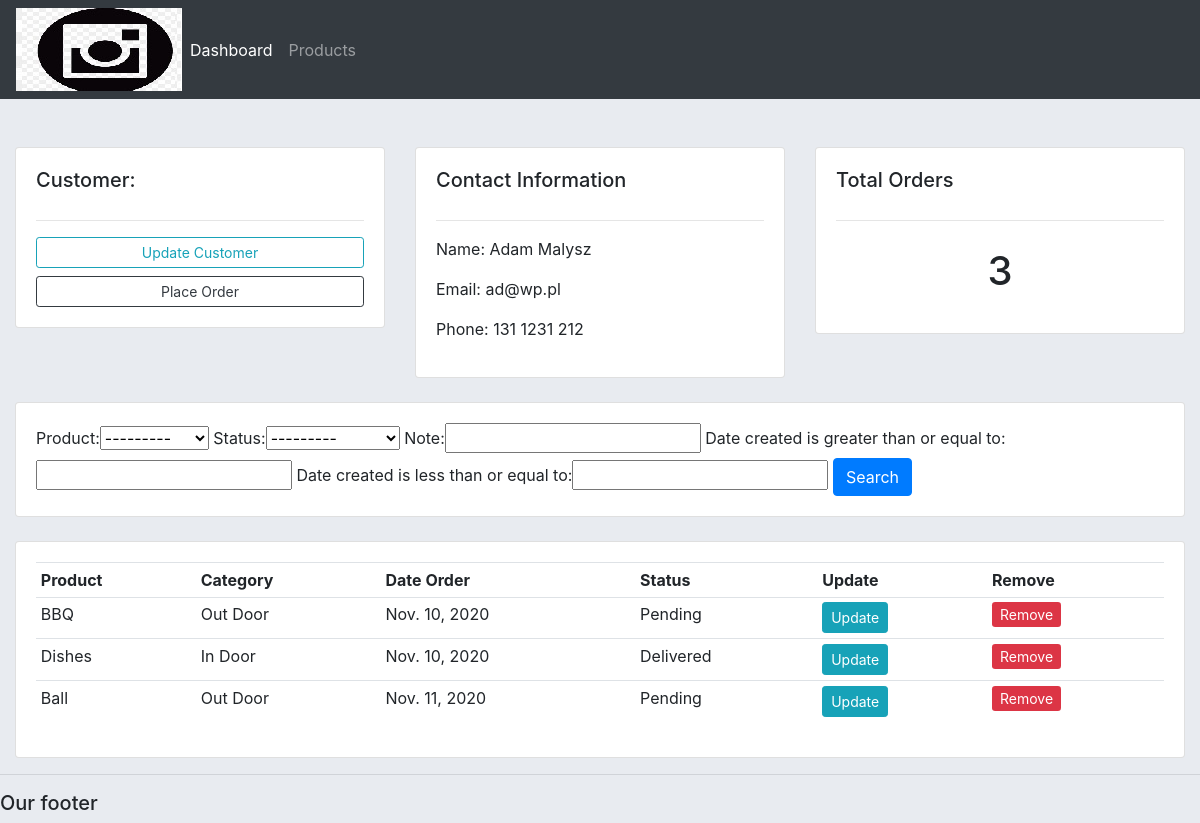
The app's page /customer/2/, older data.
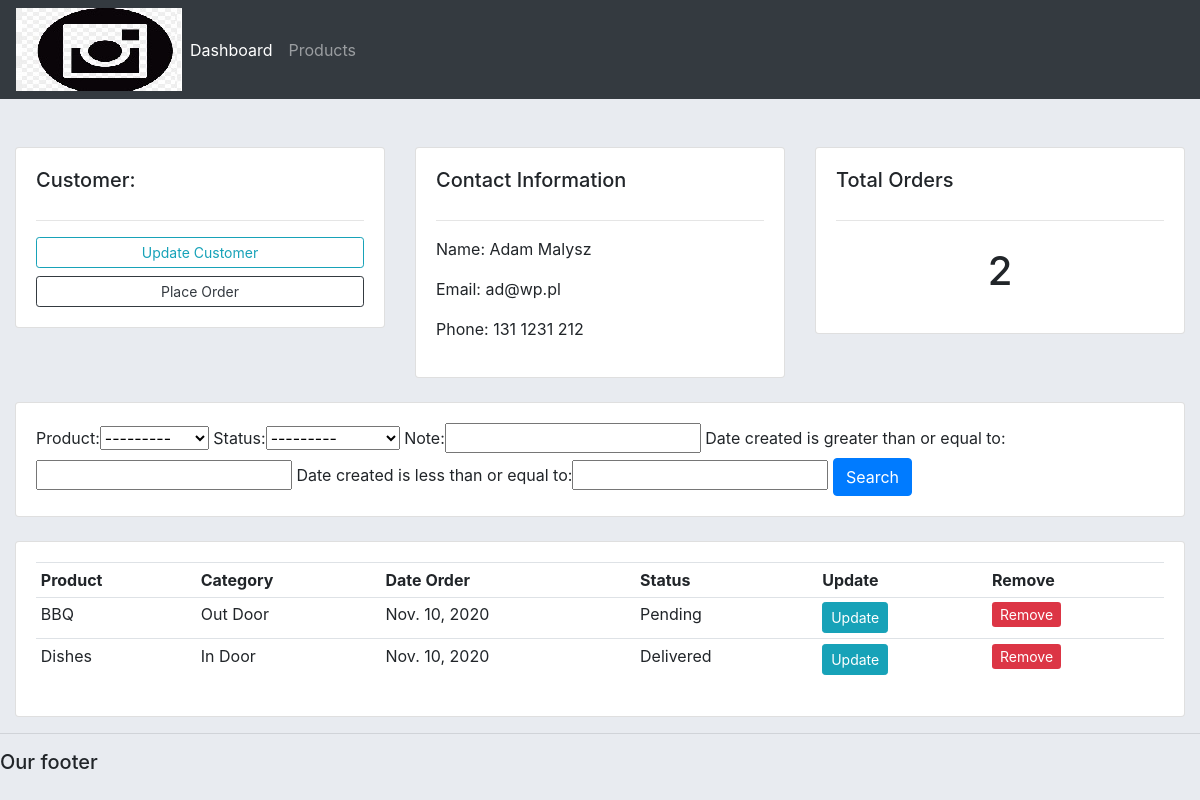
The same page, newer data.
### accounts/models.py (models this page shows, shortened)
class Order(models.Model):
    STATUS = (
        ('Pending', 'Pending'),
        ('Out of delivery', 'Out of delivery'),
        ('Delivered', 'Delivered')
    )
    customer = models.ForeignKey(
        Customer, null=True, on_delete=models.SET_NULL)
    product = models.ForeignKey(Product, null=True, on_delete=models.SET_NULL)
    date_created = models.DateField(auto_now_add=True, null=True)
    status = models.CharField(
        max_length=255, null=True, choices=STATUS)
    note = models.CharField(max_length=1000, null=True)

class Product(models.Model):
    CATEGORY = (
        ('In Door', 'In Door'),
        ('Out Door', 'Out Door')
    )
    name = models.CharField(max_length=255, null=True)
    price = models.FloatField(null=True)
    category = models.CharField(max_length=255, null=True, choices=CATEGORY)
    description = models.TextField(max_length=500, null=True)
    date_created = models.DateField(auto_now_add=True, null=True)
    tags = models.ManyToManyField(Tag)
    def __str__(self):
        return self.name

### accounts/views.py (the view)
# urls.py: path('customer/<str:pk_test>/', views.customer, name='customer'),
def customer(request, pk_test):
    customer = Customer.objects.get(id=pk_test)
    orders = customer.order_set.all()
    orders_count = orders.count()
    myFilter = OrderFilter(request.GET, queryset=orders)
    orders = myFilter.qs
    context = {
        'customer': customer,
        'orders': orders,
        'orders_count': orders_count,
        'myFilter': myFilter,
    }
    return render(request, 'accounts/customer.html', context)

### accounts/templates/accounts/customer.html
{% extends "accounts/main.html" %}
{% block content %}
<br>
<div class="row">
    <div class="col col-md">
        <div class="card card-body">
            <h5 class="card-title">Customer:</h5>
            <hr>
            <a href="" class="btn btn-outline-info btn-sm btn-block">Update Customer</a>
            <a href="{% url 'create_order' customer.id %}" class="btn btn-outline-dark btn-sm btn-block">Place
                Order</a>
        </div>
    </div>
    <div class="col col-md">
        <div class="card card-body">
            <h5 class="card-title">Contact Information</h5>
            <hr>
            <p>Name: {{ customer.name }}</p>
            <p>Email: {{ customer.email }}</p>
            <p>Phone: {{ customer.phone }}</p>
        </div>
    </div>
    <div class="col col-md">
        <div class="card card-body">
            <h5 class="card-title">Total Orders</h5>
            <hr>
            <h1 style="text-align: center; padding: 10px;"> {{ orders_count  }}</h1>
        </div>
    </div>
</div>
<br>
<div class="row">
    <div class="col">
        <div class="card card-body">
            <form method="GET">
                {{myFilter.form}}
                <button class="btn btn-primary" type="submit">Search</button>
            </form>
        </div>
    </div>
</div>
<br>
<div class="row">
    <div class="col-md">
        <div class="card card-body">
            <table class="table table-sm">
                <tr>
                    <th>Product</th>
                    <th>Category</th>
                    <th>Date Order</th>
                    <th>Status</th>
                    <th>Update</th>
                    <th>Remove</th>
                </tr>
                {% for order in orders%}
                <tr>
                    <td>{{ order.product }}</td>
                    <td>{{ order.product.category }}</td>
                    <td>{{ order.date_created }}</td>
                    <td>{{ order.status }}</td>
                    <td><a class="btn btn-sm btn-info" href="{% url 'update_order' order.id%}">Update</a></td>
                    <td><a class="brn btn-sm btn-danger" href="{% url 'delete_order' order.id%}">Remove</a></td>
                </tr>
                {% endfor %}
            </table>
        </div>
    </div>
</div>
{% endblock content %}

Row changes from the older to the newer data that the page shows:
removed Order: product "Ball", product.category "Out Door", date_created "Nov. 11, 2020", status "Pending"
Text that changed along with them:
{{ orders_count }}: "3" → "2"
